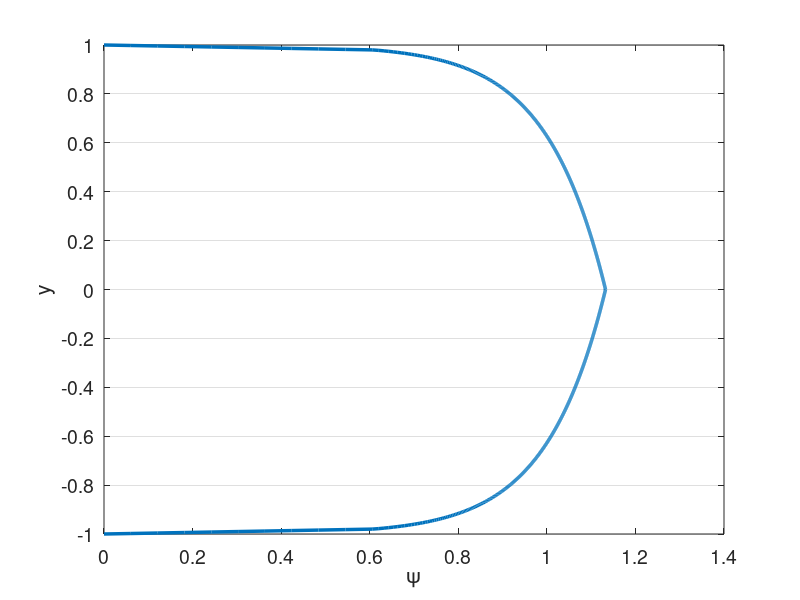

MATLAB code to generate this figure: (Note: this script raises an error after producing the figure.)
% clc
clear all
close all


set(0,'DefaultAxesFontSize',14)
set(0,'defaultLineLineWidth',2.5)
% set(0,'DefaultFigureWindowStyle','docked')


linestyles = {'k-','b-','r-','g-','c-','m-','k--','b--','r--','g--','c--','m--','k-.','b-.','r-.','g-.','c-.','m-.','k:','b:','r:','g:','c:','m:'};
pointstyles = {'ko','bo','ro','go','co','mo','k^','b^','r^','g^','c^','m^','ks','bs','rs','gs','cs','ms','k*','b*','r*','g*','c*','m*','k+','b+','r+','g+','c+','m+'};
%%

%%%%%%%%%%%%%%%%%%%%%%%%%%%%%%%%%%%%%%%%%%%%%%%%%%%%%%%%%%%%%%%%%%
% Navier-Stokes Solver Demo (2D Channel)
%%%%%%%%%%%%%%%%%%%%%%%%%%%%%%%%%%%%%%%%%%%%%%%%%%%%%%%%%%%%%%%%%%
% pgrads = 3.25e-3 for N=4, E=8, exp mesh
% pgrads = 9.25e-3 for N=4, E=6, uniform


format compact;
format short; 
mu = 1/10000; %1/395; 1/6874;
rho = 1;
Re = rho/mu; 
pgrad = 3.25e-3; 9.25e-3; %2.5e-4; % 9.25e-3;
force_pgrad = 0;

N=6; % polynomial order  
Ex=1; % Number of elements in x
Ey=10; % Number of elements in y
Tfinal=500; 
CFL=0.05;
en_on = 0;
N_en_y = 1; 
N_over = 8*N;
delay_en = 0;
en_start_time = 100;
head = '';

rans_on = 1;
exp_mesh = 1;

dir_name = [head,'re',num2str(ceil(Re)),'_p',num2str(N),'_e',num2str(Ey),'_exp',num2str(exp_mesh),'_en',num2str(en_on)];
soln_dir = dir_name;
plot_soln = 1;
save_soln = 1;
plot_int = 5000;
save_soln_int = 5000;
restart = 0;
rst_step = 300000;

if ~en_on
    N_over = N;
end

%% Enrichment information
en_mag = 3;
psi = {@(x,y) en_mag*(0.5*(1 - y.^2) + 0.*x), @(x,y) 0.*y + 0.*x};
gpsi = {@(x,y) 0.*y + 0.*x, @(x,y) en_mag*(-1.*y + 0.*x), ...
        @(x,y) 0.*y + 0.*x, @(x,y) 0.*y + 0.*x};
hpsi = {@(x,y) 0.*y + 0.*x, @(x,y) en_mag*(-1 - 0.*y + 0.*x), ...
        @(x,y) 0.*y + 0.*x, @(x,y) 0.*y + 0.*x};
    
% psi = {@(x,y) (0.5*(1 - y.^4) + 0.*x), @(x,y) 0.*y + 0.*x};
% gpsi = {@(x,y) 0.*y + 0.*x, @(x,y) (-2.*y.^3 + 0.*x), ...
%         @(x,y) 0.*y + 0.*x, @(x,y) 0.*y + 0.*x};
% hpsi = {@(x,y) 0.*y + 0.*x, @(x,y) (-6.*y.^2 + 0.*x), ...
%         @(x,y) 0.*y + 0.*x, @(x,y) 0.*y + 0.*x};
%    

    
% Law of the wall
u_tau = sqrt(0.316./(Re.^0.25)/8);
Re_t = u_tau/mu; %Re;
Re_t = 550;
% u_tau = 1;
nu = 1/Re_t;
kap = 0.41;
beta = 5.2;
dypdy = u_tau/nu;
ypb = 11.062299784340414;
yp = @(y) (1-abs(y))*Re_t;
u_tau = Re_t*mu;
lotw = @(yp) ((yp <= ypb).*yp + (yp > ypb).*(1./kap.*log(yp+eps)+beta));
psi = {@(x,y) u_tau*((yp(y) <= ypb).*yp(y) + (yp(y) > ypb).*(1./kap.*log(yp(y)+eps)+beta) + 0.*x), @(x,y) 0.*y + 0.*x};
gpsi = {@(x,y) 0.*y + 0.*x,  @(x,y) -1*sign(y).*u_tau.*(((yp(y) <= ypb).*1 + (yp(y) > ypb).*1./(kap*(yp(y)+eps)))*dypdy + 0.*x),...
        @(x,y) 0.*y + 0.*x, @(x,y) 0.*y + 0.*x};
hpsi = {@(x,y) 0.*y + 0.*x,  @(x,y) u_tau*(((yp(y) <= ypb).*0 + (yp(y) > ypb).*-1./(kap*(yp(y)+eps).^2))*dypdy*dypdy + 0.*x),...
        @(x,y) 0.*y + 0.*x, @(x,y) 0.*y + 0.*x};
    

% 1/7th
% mag = 1;
% yd = @(y) 1-abs(y)+eps;
% psi = {@(x,y) mag*((yd(y)).^(1/7).*(yd(y)>eps*10)+ 0.*x), @(x,y) 0.*y + 0.*x};
% gpsi = {@(x,y) 0.*y + 0.*x,  @(x,y) mag*(-1*sign(y).*1./7.*(yd(y)).^(-6/7).*(yd(y)>eps*10) + 0.*x),...
%         @(x,y) 0.*y + 0.*x, @(x,y) 0.*y + 0.*x};
% hpsi = {@(x,y) 0.*y + 0.*x,  @(x,y) mag*(-6/49*(yd(y)).^(-13/7).*(yd(y)>eps*10) + 0.*x),...
%         @(x,y) 0.*y + 0.*x, @(x,y) 0.*y + 0.*x};

%% Initial Conditions
% Turbulent pipe
u_cfl = 3/2;
pert = 0.0;
u_ic = @(x,y) 3/2*(1-y.^2);
v_ic = @(x,y) 0.0*y;

darcy = 0.316./(Re.^0.25);
u_tau = sqrt(darcy/8);
Yp = @(Y) max((1-abs(Y))*u_tau*Re,1e-3)+eps;
sigma = 0.6;
fact = @(Yp) exp((-(log10(Yp)-1).^2)./(2*sigma.^2));
k_ic = @(x,y) 0.0*x + 4.5*u_tau*u_tau*fact(Yp(y));

eps_s = 3;
omg_ic = @(x,y) 0.0*x + 0.5*Re*u_tau*u_tau*fact(Yp(y));


% Turbulent channel
Re_tau = 550;
u_tau = Re_tau*mu/rho;
Yp = @(Y) max((1-abs(Y))*Re_tau,1e-3)+eps;
C=5.17;
kap=0.41;
eps_ic = 0; %1e-2;
kx = 23;
kz=13;
alpha_ic = kx*2*pi/(0.375);
riech = @(Yp) mu*Re_tau*(1/kap.*log(1+kap.*Yp)+(C-1./kap.*log(kap)).*(1-exp(-Yp/11)-Yp/11.*exp(-Yp/3)));
u_ic = @(x,y) riech(Yp(y)) + eps_ic*beta*sin(alpha_ic*x);
v_ic = @(x,y) 0*y + eps_ic*sin(alpha_ic*x);

sigma = 0.6;
fact = @(Yp) exp((-(log10(Yp)-1).^2)./(2*sigma.^2));
k_ic = @(x,y) 0.0*x + 4.5*u_tau*u_tau*fact(Yp(y));

eps_s = 3;
omg_ic = @(x,y) 0.0*x + 0.5*Re*u_tau*u_tau*fact(Yp(y));

    

%% Plot psi
figure(5)
ys_plot = linspace(-1,1,1000);
plot(psi{1}(0,ys_plot),ys_plot)
xlabel('\psi')
ylabel('y')
set(gca, 'YGrid', 'on', 'XGrid', 'off')
yticks(linspace(-1,1,Ey+1));

%% Begin Solve
E=Ex*Ey; % Total number of elements
N1=N+1;
disp("Generating Matrices")
Q=makeq(Ex,Ey,N); % Global continuity
R=maker(Q,Ex,N); % Restriction matrix, applies Dirichlet conditions
[X,Y]=make_geom_channel(Ex,Ey,N);      % Geometry in local form
if exp_mesh
    [X,Y]=make_geom_channel_exp(Ex,Ey,N);      % Geometry in local form
end
en_b_nodes = get_en_bound_nodes(Ex,Ey,N,N_en_y);
dom_vol = (max(max(max(X)))-min(min(min(X))))*(max(max(max(Y)))-min(min(min(Y))));

Ys = zeros(Ey*length(Y(1,:,1)),1);
for i = 1:Ey
    Ys((i-1)*(N+1)+1:(i)*(N+1)) = Y(1,:,(i-1)*Ex+1);
end

psi_p = psi{1}(0,Ys(N_en_y*(N+1)));
dypsi_p1 = gpsi{2}(0,Ys(N_en_y*(N+1)));
dypsi_p2 = gpsi{2}(0,Ys(end-N_en_y*(N+1)));
        
[G,J,ML,RX]=make_coef(X,Y);
[Ah,Bh,Ch,Dh,z,w]=semhat(N);
[Gs, Gs_x, Gs_y] =  face_mats(X,Y,E,N);
Gs_c = R*Q'*apply_en_cont(Gs,en_b_nodes,psi_p);
Gsb = R*Q'*Gs*Q*R';


[n,nb]=size(R); 
nL=N1*N1*E;

Ab=spalloc(nL,nL,nL*N);    %  Generate Abar
for j=1:nL
    x=zeros(nL,1); 
    x(j)=1; 
    Ab(:,j)=abar_c(x,Dh,G,Q);  % assembled Neumann Operator
end
Ab_save = Ab;
A_c=R*Q'*apply_en_cont(Ab,en_b_nodes,psi_p);
S_check=full(Ab);
Ab = Q'*Ab*Q;
A=R*Ab*R'; % Full stiffness matrix
Bb=reshape(ML,nL,1); % Form Mass matrix
Bb=diag(Bb); 
Bb=sparse(Bb); 
Ma=R*Q'*Bb*Q*R'; % Assembling mass matrix  % Full mass matrix
M_c = R*Q'*apply_en_cont(Bb,en_b_nodes,psi_p);


%% Form matrices for rans

[L_x,L_y,J_x,J_y] = dir_jac(E,X,Y);
w2d = w*w';
w1d = reshape(w2d,[N1*N1,1])';
[dphi_dxi, dphi_deta, dphi_dx, dphi_dy, dpdx_dpdx, dpdy_dpdy, dpdx_dpdy, ...
        dpdx_dpdx_flat, dpdy_dpdy_flat, dpdx_dpdy_flat] ...
    = get_phi_grads(N1,Dh,E,J_x,J_y);
dphi_dx_flat = reshape(dphi_dx,N1*N1,N1*N1,E);
dphi_dy_flat = reshape(dphi_dy,N1*N1,N1*N1,E);

w2d_e = zeros(N+1,N+1,E);
for ie = 1:E
    w2d_e(:,:,ie) = w2d*L_x(ie)/2*L_y(ie)/2;
end

A_x = form_Ax(N1,E,w2d,J_x,J,dpdx_dpdx,ones(size(J)));
A_y = form_Ay(N1,E,w2d,J_y,J,dpdy_dpdy,ones(size(J)));
A_xy = form_Axy(N1,E,w2d,J_x,J_y,J,dpdx_dpdy,ones(size(J)));


SS = zeros(N1,N1,E,2,2);
OS = zeros(N1,N1,E,2,2);
dudx = zeros(N1,N1,E);
dudy = zeros(N1,N1,E);
dvdx = zeros(N1,N1,E);
dvdy = zeros(N1,N1,E);
dkdx = zeros(N1,N1,E);
dkdy = zeros(N1,N1,E);
domgdx = zeros(N1,N1,E);
domgdy = zeros(N1,N1,E);

%%
M_check=full(Bb);

Ma_uv_check = zeros(2*nL);
Ma_uv_check(1:nL,1:nL) = M_check;
Ma_uv_check(nL+1:2*nL,nL+1:2*nL) = M_check;
A_uv_check = zeros(2*nL);
A_uv_check(1:nL,1:nL) = S_check;
A_uv_check(nL+1:2*nL,nL+1:2*nL) = S_check;

M_q = full(Ma);
S_q = full(A);


%%
% Assemble overall system matrices
nn = length(Ma); % number of nodes in the domain
Ma_uv = zeros(2*nn);
Ma_uv(1:nn,1:nn) = Ma;
Ma_uv(nn+1:2*nn,nn+1:2*nn) = Ma;
Ma_uv = sparse(Ma_uv);
A_uv = zeros(2*nn);
A_uv(1:nn,1:nn) = A;
A_uv(nn+1:2*nn,nn+1:2*nn) = A;
A_uv = sparse(A_uv);
ML_uv = zeros(2*(N+1),2*(N+1),E);
ML_uv(1:N+1,1:N+1,1:E) = ML;
ML_uv(N+2:2*(N+1),N+2:2*(N+1),1:E) = ML;
G_uv = zeros(2*nn);
G_uv(1:nn,1:nn) = Gsb;
G_uv(nn+1:2*nn,nn+1:2*nn) = Gsb;
G_uv = sparse(G_uv);



%% Assemble enrichment matrices
psi_xy = zeros(N+1,N+1,E);
N1_over = N_over + 1;
[z_over,w_over] = zwgll(N_over);
w2d_over = w_over*w_over';
w1d_over = reshape(w2d_over,[N1_over*N1_over,1])';
[dphi_dxi_over, dphi_deta_over, dphi_dx_over, dphi_dy_over, dpdx_dpdx_over, dpdy_dpdy_over, dpdx_dpdy_over, ...
        dpdx_dpdx_flat_over, dpdy_dpdy_flat_over, dpdx_dpdy_flat_over,phi_2d_flat] ...
    = get_phi_grads2(N1,E,J_x,J_y,N_over);
dphi_dx_flat_over = reshape(dphi_dx_over,N1_over*N1_over,N1*N1,E);
dphi_dy_flat_over = reshape(dphi_dy_over,N1_over*N1_over,N1*N1,E);
if en_on
    [psi_xy,psi_xy_act,gpsi_xy_act,Sp_all,Sp_all_Q,Jac_e_flat,gpsi_e_flat,Mp_uv,Sp_uv,Mp_all_c,Sp_all_c,Mp_full,Sp_full] = ...
        assemble_enrichment(X,Y,Ex,Ey,E,N,N1,nn,nL,J,Q,R,N_en_y,psi,gpsi,hpsi,en_b_nodes,psi_p,N_over);
end

%%

dxmin=pi*(z(N1)-z(N))/(2*Ex); % Get min dx for CFL constraint
dt=CFL*dxmin/u_cfl; 

% dt = 1e-3;
nstep=ceil(Tfinal/dt); 
dt=Tfinal/nstep; 
% Print information
nstep
dt
yp1 = (1+Y(1,2))*Re

disp("Computing inverse")
Ai=pinv(full(Ab)); 

disp("Setting Initial Conditions")
% Initial conditions
for e = 1:E
    for i = 1:N+1
        for j = 1:N+1
%             u(i,j,e) = f_ic(X(i,j,e),Y(i,j,e))+pert*rand()*u_ic;
%             v(i,j,e) = v(i,j,e)+pert*rand()*u_ic;
            u(i,j,e) = u_ic(X(i,j,e),Y(i,j,e));
            v(i,j,e) = v_ic(X(i,j,e),Y(i,j,e));
            k(i,j,e) = k_ic(X(i,j,e),Y(i,j,e));
            omg(i,j,e) = omg_ic(X(i,j,e),Y(i,j,e));
        end
    end
end
if en_on
    [u, v] = project_to_enrich(X,Y,E,Ex,Ey,N,N_en_y,u,v,psi);
end

% u = apply_en_cont_soln(u,en_b_nodes,psi_p);
u1_0=u; u2_0=u; u3_0=u; fx3_0=u; fx2_0=u; fx1_0=u; u_0 = u;
v1_0=v; v2_0=v; v3_0=v; fy3_0=v; fy2_0=v; fy1_0=v; v_0 = v;
u1=u; u2=u; u3=u; fx3=u; fx2=u; fx1=u;
v1=v; v2=v; v3=v; fy3=v; fy2=v; fy1=v;
k1=k; k2=k; k3=k; fk3=k; fk2=k; fk1=k;
omg1=omg; omg2=omg; omg3=omg; fomg3=omg; fomg2=omg; fomg1=omg;

F_pgrad = pgrad*ones(size(ML));
F_1 = ones(size(ML));
% Fb=reshape(ML.*F,nL,1); %% Output
% 
% Fb=Bb\(Q'*Fb);  

uv = [u;v];

%%
uv_ic_check = uv;

%% Setup BC if nonzero
% u_bc = ones(size(u)).*((Y==1)+(Y==-1));
% u_bc = reshape(ML.*u_bc,nL,1);
% u_bc = Bb\(Q'*u_bc);

% k_bc = k_bc_val.*ones(size(k));
% k_bc = reshape(ML.*k_bc,nL,1);
% k_bc = (Q'*Bb*Q)\(Q'*k_bc);
% 
% omg_bc = omg_bc_val.*ones(size(omg));
% omg_bc = reshape(ML.*omg_bc,nL,1);
% omg_bc = (Q'*Bb*Q)\(Q'*omg_bc);

%%
disp("Timestepping")
step = 1;
if (restart == 1)
   fname = strcat(soln_dir,"/soln_Re_",num2str(Re),"_P_",num2str(N),"_",num2str(Ex),"x",num2str(Ey),"_step_",num2str(rst_step),".mat");
   load(fname);
   step = rst_step;
end

plot1 = 1;
time = 0;
[plot1,u_mean] = post_channel(N,Ex,Ey,w,X,Y,Ys,en_on,step,time,u,psi_xy,N_en_y,plot1);
if save_soln
    mkdir(soln_dir);
end

%%
while step <= nstep
    time=step*dt;
    
    if (time > en_start_time) && (~en_on) && (delay_en)
        en_on = 1;
        [psi_xy,psi_xy_act,gpsi_xy_act,Sp_all,Sp_all_Q,Jac_e_flat,gpsi_e_flat,Mp_uv,Sp_uv,Mp_all_c,Sp_all_c,Mp_full,Sp_full] = ...
            assemble_enrichment(X,Y,Ex,Ey,E,N,N1,nn,nL,J,Q,R,N_en_y,psi,gpsi,hpsi,en_b_nodes,psi_p,N_over);
        [u, v] = project_to_enrich(X,Y,E,Ex,Ey,N,N_en_y,u,v,psi);
    end
    
    % Form combined u for RANS terms
    u_comb = u;
    if en_on
        u_comb = u+psi_xy_act{1};
    end
    
    %% Form S
    u_flat = reshape(u,N1*N1,E);
    v_flat = reshape(v,N1*N1,E);
    k_flat = reshape(k,N1*N1,E);
    omg_flat = reshape(omg,N1*N1,E);

    
    for ie = 1:E
        dudx(:,:,ie) = reshape(dphi_dx_flat(:,:,ie)*u_flat(:,ie),N1,N1);
        dvdx(:,:,ie) = reshape(dphi_dx_flat(:,:,ie)*v_flat(:,ie),N1,N1);
        dudy(:,:,ie) = reshape(dphi_dy_flat(:,:,ie)*u_flat(:,ie),N1,N1);
        dvdy(:,:,ie) = reshape(dphi_dy_flat(:,:,ie)*v_flat(:,ie),N1,N1);
        dkdx(:,:,ie) = reshape(dphi_dx_flat(:,:,ie)*k_flat(:,ie),N1,N1);
        dkdy(:,:,ie) = reshape(dphi_dy_flat(:,:,ie)*k_flat(:,ie),N1,N1);
        domgdx(:,:,ie) = reshape(dphi_dx_flat(:,:,ie)*omg_flat(:,ie),N1,N1);
        domgdy(:,:,ie) = reshape(dphi_dy_flat(:,:,ie)*omg_flat(:,ie),N1,N1);
    end
    
    if en_on
        dudx = dudx + gpsi_xy_act{1};
        dudy = dudy + gpsi_xy_act{2};
        dvdx = dvdx + gpsi_xy_act{3}; % Doesn't matter given assumptions
        dvdy = dvdy + gpsi_xy_act{4}; % Doesn't matter given assumptions
    end
    
    % Modify enrichment
%     if (mod(step,2000)==0) && (time > 50)
%         u_tau_calc = sqrt(mu*dudy(:,1,1)/rho);
%         u_tau = u_tau_calc(1);
%         psi = {@(x,y) u_tau*((yp(y) <= ypb).*yp(y) + (yp(y) > ypb).*(1./kap.*log(yp(y)+eps)+beta) + 0.*x), @(x,y) 0.*y + 0.*x};
%         gpsi = {@(x,y) 0.*y + 0.*x,  @(x,y) -1*sign(y).*u_tau.*(((yp(y) <= ypb).*1 + (yp(y) > ypb).*1./(kap*(yp(y)+eps)))*dypdy + 0.*x),...
%             @(x,y) 0.*y + 0.*x, @(x,y) 0.*y + 0.*x};
%         hpsi = {@(x,y) 0.*y + 0.*x,  @(x,y) u_tau*(((yp(y) <= ypb).*0 + (yp(y) > ypb).*-1./(kap*(yp(y)+eps).^2))*dypdy*dypdy + 0.*x),...
%             @(x,y) 0.*y + 0.*x, @(x,y) 0.*y + 0.*x};
%         
%         psi_p = psi{1}(0,Ys(N_en_y*(N+1)));
%         dypsi_p1 = gpsi{2}(0,Ys(N_en_y*(N+1)));
%         dypsi_p2 = gpsi{2}(0,Ys(end-N_en_y*(N+1)));
%         
%         A_c=R*Q'*apply_en_cont(Ab_save,en_b_nodes,psi_p);
%         M_c = R*Q'*apply_en_cont(Bb,en_b_nodes,psi_p);
%         
%         [psi_xy,psi_xy_act,gpsi_xy_act,Sp_all,Sp_all_Q,Jac_e_flat,gpsi_e_flat,Mp_uv,Sp_uv,Mp_all_c,Sp_all_c,Mp_full,Sp_full] = ...
%             assemble_enrichment(X,Y,Ex,Ey,E,N,N1,nn,nL,J,Q,R,N_en_y,psi,gpsi,hpsi,en_b_nodes,psi_p,N_over);
%         [u, v] = project_to_enrich(X,Y,E,Ex,Ey,N,N_en_y,u_comb,v,psi);
%         
%         en_on = 2;
%         
%         for ie = 1:E
%             dudx(:,:,ie) = reshape(dphi_dx_flat(:,:,ie)*u_flat(:,ie),N1,N1);
%             dvdx(:,:,ie) = reshape(dphi_dx_flat(:,:,ie)*v_flat(:,ie),N1,N1);
%             dudy(:,:,ie) = reshape(dphi_dy_flat(:,:,ie)*u_flat(:,ie),N1,N1);
%             dvdy(:,:,ie) = reshape(dphi_dy_flat(:,:,ie)*v_flat(:,ie),N1,N1);
%             dkdx(:,:,ie) = reshape(dphi_dx_flat(:,:,ie)*k_flat(:,ie),N1,N1);
%             dkdy(:,:,ie) = reshape(dphi_dy_flat(:,:,ie)*k_flat(:,ie),N1,N1);
%             domgdx(:,:,ie) = reshape(dphi_dx_flat(:,:,ie)*omg_flat(:,ie),N1,N1);
%             domgdy(:,:,ie) = reshape(dphi_dy_flat(:,:,ie)*omg_flat(:,ie),N1,N1);
%         end
%         
%         if en_on
%             dudx = dudx + gpsi_xy_act{1};
%             dudy = dudy + gpsi_xy_act{2};
%             dvdx = dvdx + gpsi_xy_act{3}; % Doesn't matter given assumptions
%             dvdy = dvdy + gpsi_xy_act{4}; % Doesn't matter given assumptions
%         end
%     end
    
    
    SS(:,:,:,1,1) = 1/2*(dudx+dudx);
    SS(:,:,:,1,2) = 1/2*(dudy+dvdx);
    SS(:,:,:,2,1) = 1/2*(dvdx+dudy);
    SS(:,:,:,2,2) = 1/2*(dvdy+dvdy);
    OS(:,:,:,1,1) = 1/2*(dudx-dudx);
    OS(:,:,:,1,2) = 1/2*(dudy-dvdx);
    OS(:,:,:,2,1) = 1/2*(dvdx-dudy);
    OS(:,:,:,2,2) = 1/2*(dvdy-dvdy);
    

    %% Get rans values
    [mu_t,gam_k,gam_omg,G_k,G_omg,Y_k,Y_omg,S_k,S_omg,R1,R2,R3,R4,omg_w] ...
        = get_rans_coeffs(rho,mu,k,omg,SS,OS,dkdx,dkdy,domgdx,domgdy,Y,u_comb,v);
    if ~rans_on
        mu_t = zeros(size(mu_t));
    end
    Re_t = rho./(mu_t+eps);
    Re_comb = rho./(mu*ones(size(mu_t))+mu_t);
    Re_k = rho./gam_k;
    Re_omg = rho./gam_omg;
    %% Timestepping
    
    if step==1; b0=1.0;    b= [ -1 0 0 ]';       a=[ 1  0 0 ]'; end
    if step==2; b0=1.5;    b=([ -4 1 0 ]')./2;   a=[ 2 -1 0 ]'; end
    if step>=3; b0=11./6.; b=([ -18 9 -2 ]')./6; a=[ 3 -3 1 ]'; end

    if ~rans_on
        % Compute A
        [A_x_full,A_y_full,A_xy_full] = form_Ax_Ay_Axy(N1,E,w1d,J,dpdx_dpdx_flat,dpdy_dpdy_flat,dpdx_dpdy_flat,Re_comb);
        A_x = R*Q'*A_x_full*Q*R';
        A_y = R*Q'*A_y_full*Q*R';
        A_xy = R*Q'*A_xy_full*Q*R';
        A_uv = zeros(2*nn);
        A_uv(1:nn,1:nn) = 2*A_x+A_y+A_xy;
        A_uv(nn+1:2*nn,nn+1:2*nn) = A_x+2*A_y+A_xy';
        A_uv = sparse(A_uv);
        
        T1_rhs = 0;
        
        if en_on
            A_full = 2*A_x_full+A_y_full+A_xy_full;
            A_c=R*Q'*apply_en_cont(A_full,en_b_nodes,psi_p);
            [T1_new] = form_T1_psi(E,N,w1d_over,Jac_e_flat,dphi_dy_flat_over,gpsi_e_flat,Re_comb,N_en_y,phi_2d_flat);
            T1_rhs = (dt/b0)*R*Q'*reshape(T1_new,nL,1);
            
            H_uv = (Ma_uv + (A_uv)*dt/(b0) + dt/b0*(Mp_uv + Sp_uv));
            H_c = (M_c + (A_c)*dt/(b0) + dt/b0*(Mp_all_c{1}+Sp_all_c{1}));
            if en_on == 2
                H_uv = (Ma_uv + (A_uv)*dt/(b0)); % + dt/b0*(Mp_uv + Sp_uv));
                H_c = (M_c + (A_c)*dt/(b0)); % + dt/b0*(Mp_all_c{1}+Sp_all_c{1}));
            end
            %             H_q = full(H_uv);
            rhs_c = (H_c);
            [LH_uv,UH_uv]=lu(H_uv);
        end
    end
    
%     if step>=3
        if en_on          
            if rans_on
                [A_x_k,A_y_k] = form_Ax_Ay(N1,E,w1d,J,dpdx_dpdx_flat,dpdy_dpdy_flat,Re_k);
                A_k = R*Q'*(A_x_k + A_y_k)*Q*R';
                Ab_k = Q'*(A_x_k + A_y_k)*Q;
                H_k=(Ma+A_k*dt/(b0)+dt/b0*Sp_all{1});
                H_k_bar = (Q'*Bb*Q+ Ab_k*dt/(b0)+dt/b0*Sp_all_Q{1});
                if en_on == 2
                    H_k=(Ma+A_k*dt/(b0));
                    H_k_bar = (Q'*Bb*Q+ Ab_k*dt/(b0));
                end
        
                [LH_k,UH_k]=lu(H_k);
        
                % Assuming Re_omg=Re_k
                H_omg = H_k;
                H_omg_bar = H_k_bar;
                LH_omg = LH_k;
                UH_omg = UH_k;
            end
        else
            terms_x = zeros(N+1,N+1,E);
            terms_y = zeros(N+1,N+1,E);
            T1_rhs = 0;
            
            H_uv = (Ma_uv + (A_uv)*dt/(b0));
            rhs_c = zeros(size(Ma(:,1)));
            [LH_uv,UH_uv]=lu(H_uv);
            
            if rans_on
                [A_x_k,A_y_k] = form_Ax_Ay(N1,E,w1d,J,dpdx_dpdx_flat,dpdy_dpdy_flat,Re_k);
                A_k = R*Q'*(A_x_k + A_y_k)*Q*R';
                Ab_k = Q'*(A_x_k + A_y_k)*Q;
                H_k=(Ma+A_k*dt/(b0));
                H_k_bar = (Q'*Bb*Q+ Ab_k*dt/(b0));
        
                [LH_k,UH_k]=lu(H_k);
        
                % Assuming Re_omg=Re_k
                H_omg = H_k;
                H_omg_bar = H_k_bar;
                LH_omg = LH_k;
                UH_omg = UH_k;
            end
        end
        
        b0i=1./b0;
%     end % Viscous op

    
%   Nonlinear step - unassembled, not multiplied by mass matrix   
    %% Setup Convection terms and forcing terms
    fx1 = -convl(u,RX,Dh,u,v); % + F; % du = Cu  
    fy1 = -convl(v,RX,Dh,u,v); % dv = Cv
    fk1 = -convl(k,RX,Dh,u,v) + G_k - Y_k + S_k; % dk = Ck
    fomg1 = -convl(omg,RX,Dh,u,v) + G_omg - Y_omg + S_omg + R1 + R2 + R3 + R4; % domg = Comg
    fx1_0 = F_1;
    fy1_0 = zeros(size(F_1));
    
    if force_pgrad
        fx1 = fx1 + F_pgrad;
    end
    
    if en_on == 2
        en_u = dt/b0*((Sp_full{1}+Mp_full{1})*reshape(u,nL,1)+Mp_full{2}*reshape(v,nL,1));
        en_u = reshape(en_u,N1,N1,E);
        en_u_0 = dt/b0*((Sp_full{1}+Mp_full{1})*reshape(u_0,nL,1)+Mp_full{2}*reshape(v_0,nL,1));
        en_u_0 = reshape(en_u_0,N1,N1,E);
        en_v = dt/b0*Mp_full{2}*reshape(v,nL,1);
        en_v = reshape(en_v,N1,N1,E);
        
        en_k = dt/b0*Sp_full{1}*reshape(k,nL,1);
        en_k = reshape(en_k,N1,N1,E); 
        en_omg = dt/b0*Sp_full{1}*reshape(omg,nL,1);
        en_omg = reshape(en_omg,N1,N1,E); 
        
        
        % SRB
        fx1 = fx1 - en_u;
        fx1_0 = fx1_0;% - en_u_0; 
        fy1 = fy1 - en_v;
        fk1 = fk1 - en_k;
        fomg1 = fomg1 - en_omg;
    end
    
    %% Setup residual terms in bdf

    rx   = a(1)*fx1   + a(2)*fx2   + a(3)*fx3; % kth-order extrapolation
    ry   = a(1)*fy1   + a(2)*fy2   + a(3)*fy3;
    rk   = a(1)*fk1   + a(2)*fk2   + a(3)*fk3;
    romg = a(1)*fomg1 + a(2)*fomg2 + a(3)*fomg3;
    rx_0 = a(1)*fx1_0   + a(2)*fx2_0   + a(3)*fx3_0;
    ry_0 = a(1)*fy1_0   + a(2)*fy2_0   + a(3)*fy3_0;

    fx3=fx2; fx2=fx1; 
    fy3=fy2; fy2=fy1; 
    fk3=fk2; fk2=fk1;
    fomg3=fomg2; fomg2=fomg1;
    fx3_0=fx2_0; fx2_0=fx1_0; 
    fy3_0=fy2_0; fy2_0=fy1_0; 

    %% Add residual terms to bdf
    rx  = dt*rx - (b(1)*u+b(2)*u2+b(3)*u3); u3=u2; u2=u; % Add BDF terms
    ry  = dt*ry - (b(1)*v+b(2)*v2+b(3)*v3); v3=v2; v2=v; %     and
    rk  = dt*rk - (b(1)*k+b(2)*k2+b(3)*k3); k3=k2; k2=k;
    romg = dt*romg - (b(1)*omg+b(2)*omg2+b(3)*omg3); omg3=omg2; omg2=omg;
    rx_0  = dt*rx_0 - (b(1)*u_0+b(2)*u2_0+b(3)*u3_0); u3_0=u2_0; u2_0=u_0; % Add BDF terms
    ry_0  = dt*ry_0 - (b(1)*v_0+b(2)*v2_0+b(3)*v3_0); v3_0=v2_0; v2_0=v_0; % Add BDF terms
    
    ut  = b0i*rx; 
    vt  = b0i*ry; 
    k   = b0i*rk;
    omg = b0i*romg;
    ut_0  = b0i*rx_0; 
    vt_0  = b0i*ry_0; 
 
    [uL,vL,pr]=pressure_project(ut,vt,Ai,Q,ML,RX,Dh); % Div-free velocity
    [uL_0,vL_0,pr_0]=pressure_project(ut_0,vt_0,Ai,Q,ML,RX,Dh); % Div-free velocity
    pr = (b0/dt)*pr;
    pr_0 = (b0/dt)*pr_0;
    

    %%

    %   Set RHS.                 %Viscous update. %  Convert to local form.
%     u=R*(Q'*reshape(ML.*uL,nL,1)-Hbar*u_bc);
    u_rhs=R*(Q'*reshape(ML.*uL,nL,1));
    v_rhs=R*(Q'*reshape(ML.*vL,nL,1));
    u_rhs_0=R*(Q'*reshape(ML.*uL_0,nL,1));
    v_rhs_0=R*(Q'*reshape(ML.*vL_0,nL,1));
    
    if rans_on
        k_rhs=R*(Q'*reshape(ML.*k,nL,1));%-H_k_bar*k_bc);
        omg_rhs=R*(Q'*reshape(ML.*omg,nL,1));%-H_omg_bar*omg_bc);
    end
    
    %%
    
    % Solve k and omg first
    if rans_on
        k = UH_k\(LH_k\k_rhs);
        omg = UH_omg\(LH_omg\omg_rhs);
        k=Q*(R'*k);%+k_bc);
        omg=Q*(R'*omg);%+omg_bc);
        k=reshape(k,N1,N1,E);
        omg=reshape(omg,N1,N1,E);
        mu_t = rho.*k./(omg_w+omg);
        
        % recompute matrices for uv 
        Re_t = rho./(mu_t+eps);
        Re_comb = rho./(mu*ones(size(mu_t))+mu_t*rans_on);
        
        [A_x_full,A_y_full,A_xy_full] = form_Ax_Ay_Axy(N1,E,w1d,J,dpdx_dpdx_flat,dpdy_dpdy_flat,dpdx_dpdy_flat,Re_comb);
        A_x = R*Q'*A_x_full*Q*R';
        A_y = R*Q'*A_y_full*Q*R';
        A_xy = R*Q'*A_xy_full*Q*R';
        A_uv = zeros(2*nn);
        A_uv(1:nn,1:nn) = 2*A_x+A_y+A_xy;
        A_uv(nn+1:2*nn,nn+1:2*nn) = A_x+2*A_y+A_xy';
        A_uv = sparse(A_uv);
                
        if ~en_on
            H_uv = (Ma_uv + (A_uv)*dt/(b0));
            rhs_c = zeros(size(Ma(:,1)));
            [LH_uv,UH_uv]=lu(H_uv);
        end
        
        if en_on           
            A_full = 2*A_x_full+A_y_full+A_xy_full;
            A_c=R*Q'*apply_en_cont(A_full,en_b_nodes,psi_p);
            [T1_new] = form_T1_psi(E,N,w1d_over,Jac_e_flat,dphi_dy_flat_over,gpsi_e_flat,Re_comb,N_en_y,phi_2d_flat);
            T1_rhs = (dt/b0)*R*Q'*reshape(T1_new,nL,1);
            
            if en_on == 1
                H_uv = (Ma_uv + (A_uv)*dt/(b0) + dt/b0*(Mp_uv + Sp_uv));
                H_c = (M_c + (A_c)*dt/(b0) + dt/b0*(Mp_all_c{1}+Sp_all_c{1}));
            end
            if en_on == 2
                H_uv = (Ma_uv + (A_uv)*dt/(b0));
                H_c = (M_c + (A_c)*dt/(b0)); 
            end
            rhs_c = (H_c);
            [LH_uv,UH_uv]=lu(H_uv);
        end
    end
    
    % SRB
    u_rhs = u_rhs + T1_rhs;
    u_rhs_0 = u_rhs_0;% + T1_rhs;
    
    %% Solve for u_0, v_0, p_0
    % SRB
    uv_0 = [u_rhs_0;v_rhs_0];
    uv_0=UH_uv\(LH_uv\uv_0);
    
    u_0 = uv_0(1:nn);
    v_0 = uv_0(nn+1:2*nn);
    u_0=Q*(R'*u_0);
    %SRB
%     if en_on
%         u_0 = apply_en_cont_soln(Ey,N_en_y,en_b_nodes,u_0,psi_p);
%     end
    u_0=reshape(u_0,N1,N1,E);
    v_0=Q*(R'*v_0);
    v_0=reshape(v_0,N1,N1,E);
    
    
    %% Solve for u', v', p'
    %SRB
    uv = [u_rhs+rhs_c;v_rhs];
    uv=UH_uv\(LH_uv\uv); 
   
    u = uv(1:nn);
    v = uv(nn+1:2*nn);
    u=Q*(R'*u);
    %SRB
    if en_on
        u = apply_en_cont_soln(Ey,N_en_y,en_b_nodes,u,psi_p);
    end
    u=reshape(u,N1,N1,E);
    v=Q*(R'*v);
    v=reshape(v,N1,N1,E);
    
    %% Add in forcing term
    u_comb = u;
    u_0_comb = u_0;
    if en_on
        u_comb = u+psi_xy_act{1};
%         u_0_comb = u_0+psi_xy_act{1};
    end
    % Integrate domain
    avg_u = sum(u_comb.*w2d_e,'All')/dom_vol;
    avg_u_0 = sum(u_0_comb.*w2d_e,'All')/dom_vol;
    alpha_0 = (1-avg_u)/avg_u_0;
    if ~force_pgrad 
    % SRB 
    u = u + alpha_0*u_0;
%     u_comb = u_comb + alpha_0*u_comb;
%     u =  u_comb;
%     if en_on
%         u = u_comb - psi_xy_act{1};
%     end
    v = v + alpha_0*v_0;
    pr = pr + alpha_0*pr_0;
    end
    
    
%% Output
    if mod(step,plot_int)==0 && plot_soln
        [plot1,u_mean] = post_channel(N,Ex,Ey,w,X,Y,Ys,en_on,step,time,u,psi_xy,N_en_y,plot1);
    end
    if mod(step,save_soln_int)==0 && save_soln
        disp(step)
        fname = strcat(soln_dir,"/soln_Re_",num2str(Re),"_P_",num2str(N),"_",num2str(Ex),"x",num2str(Ey),"_step_",num2str(step),".mat");
        save(fname); 
    end
    if isnan(u(1,2))
        step
        time
        return
    end
    
    step = step + 1;
end
if  plot_soln
    [plot1,u_mean] = post_channel(N,Ex,Ey,w,X,Y,Ys,en_on,step,time,u,psi_xy,N_en_y,plot1);
    get_Up(Ys,u_mean,u_tau,mu,lotw,Ey,N,psi,en_on);
end
if  save_soln
    fname = strcat(soln_dir,"/soln_Re_",num2str(Re),"_P_",num2str(N),"_",num2str(Ex),"x",num2str(Ey),"_step_",num2str(step),".mat");
    save(fname);
end
